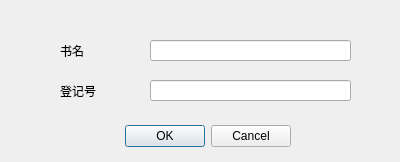
<?xml version="1.0" encoding="UTF-8"?>
<ui version="4.0">
 <class>delRegister</class>
 <widget class="QDialog" name="delRegister">
  <property name="geometry">
   <rect>
    <x>0</x>
    <y>0</y>
    <width>400</width>
    <height>162</height>
   </rect>
  </property>
  <property name="windowTitle">
   <string>Book</string>
  </property>
  <widget class="QDialogButtonBox" name="buttonBox">
   <property name="geometry">
    <rect>
     <x>90</x>
     <y>120</y>
     <width>201</width>
     <height>32</height>
    </rect>
   </property>
   <property name="orientation">
    <enum>Qt::Horizontal</enum>
   </property>
   <property name="standardButtons">
    <set>QDialogButtonBox::Cancel|QDialogButtonBox::Ok</set>
   </property>
  </widget>
  <widget class="QLineEdit" name="bookName">
   <property name="geometry">
    <rect>
     <x>150</x>
     <y>40</y>
     <width>201</width>
     <height>21</height>
    </rect>
   </property>
  </widget>
  <widget class="QLabel" name="label">
   <property name="geometry">
    <rect>
     <x>60</x>
     <y>40</y>
     <width>72</width>
     <height>21</height>
    </rect>
   </property>
   <property name="text">
    <string>书名</string>
   </property>
  </widget>
  <widget class="QLineEdit" name="bookRegi">
   <property name="geometry">
    <rect>
     <x>150</x>
     <y>80</y>
     <width>201</width>
     <height>21</height>
    </rect>
   </property>
  </widget>
  <widget class="QLabel" name="label_2">
   <property name="geometry">
    <rect>
     <x>60</x>
     <y>80</y>
     <width>72</width>
     <height>21</height>
    </rect>
   </property>
   <property name="text">
    <string>登记号</string>
   </property>
  </widget>
 </widget>
 <resources/>
 <connections>
  <connection>
   <sender>buttonBox</sender>
   <signal>accepted()</signal>
   <receiver>delRegister</receiver>
   <slot>accept()</slot>
   <hints>
    <hint type="sourcelabel">
     <x>248</x>
     <y>254</y>
    </hint>
    <hint type="destinationlabel">
     <x>157</x>
     <y>274</y>
    </hint>
   </hints>
  </connection>
  <connection>
   <sender>buttonBox</sender>
   <signal>rejected()</signal>
   <receiver>delRegister</receiver>
   <slot>reject()</slot>
   <hints>
    <hint type="sourcelabel">
     <x>316</x>
     <y>260</y>
    </hint>
    <hint type="destinationlabel">
     <x>286</x>
     <y>274</y>
    </hint>
   </hints>
  </connection>
 </connections>
</ui>
